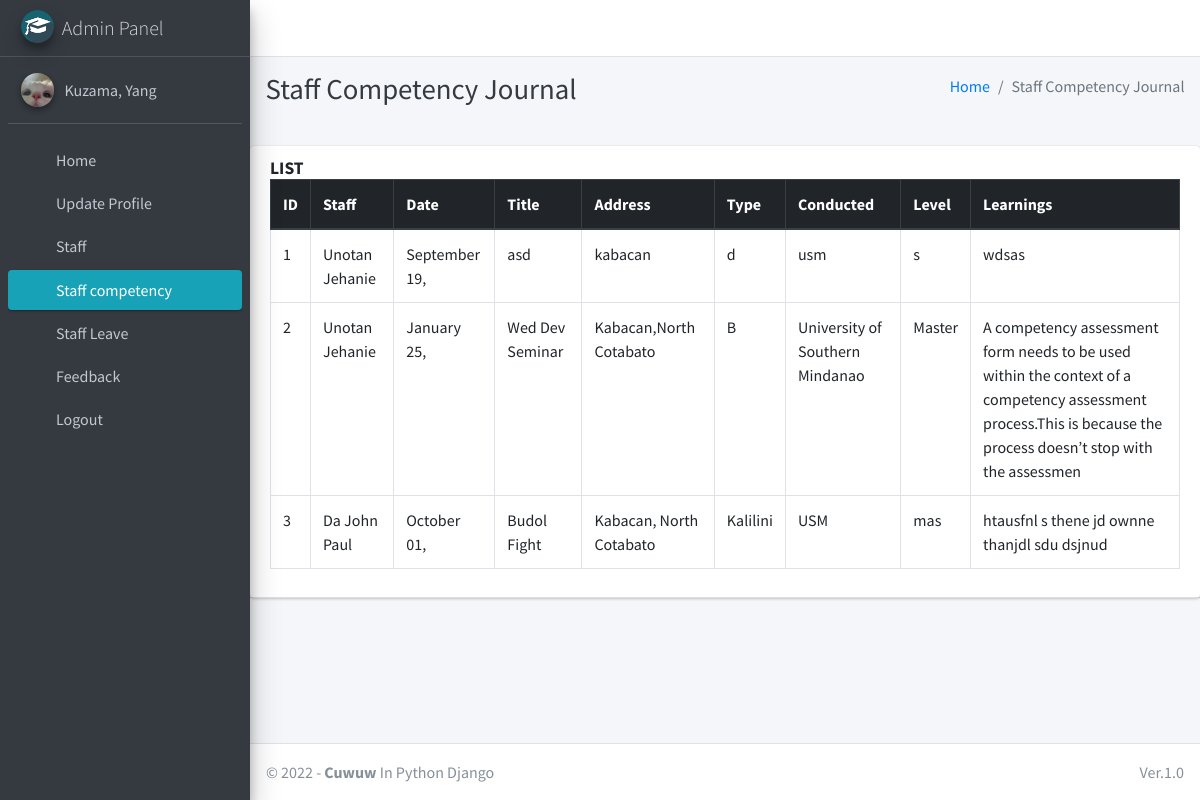
Screenshot of /staff/view/view_staff_competency_journal/ (signed in) with the database file from the repository.
### main/models.py (models this page shows)
class CustomUser(AbstractUser):
    USER_TYPE = ((1, "HOD"), (2, "Staff"))
    GENDER = [("M", "Male"), ("F", "Female")]
    username = None  # Removed username, using email instead
    email = models.EmailField(unique=True)
    user_type = models.CharField(default=1, choices=USER_TYPE, max_length=1)
    gender = models.CharField(max_length=1, choices=GENDER)
    profile_pic = models.ImageField()
    address = models.CharField(max_length=60)
    fcm_token = models.TextField(default="")  # For firebase notifications
    created_at = models.DateTimeField(auto_now_add=True)
    updated_at = models.DateTimeField(auto_now=True)
    USERNAME_FIELD = "email"
    REQUIRED_FIELDS = []
    objects = CustomUserManager()
    def __str__(self):
        return self.last_name + ", " + self.first_name

class CompetencyJournal(models.Model):
    staff = models.ForeignKey(Staff, on_delete=models.CASCADE)
    date = models.DateTimeField(max_length=60)
    dateend = models.CharField(max_length=60)
    title = models.CharField(max_length=60)
    address = models.CharField(max_length=200, null=True)
    type = models.CharField(max_length=200, null=True)
    conducted = models.CharField(max_length=200, null=True)
    level = models.CharField(max_length=200, null=True)
    learnings = models.TextField()
    status = models.SmallIntegerField(default=0)
    created_at = models.DateTimeField(auto_now_add=True)
    updated_at = models.DateTimeField(auto_now=True)

class Staff(models.Model):
    admin = models.OneToOneField(CustomUser, on_delete=models.CASCADE)
    def __str__(self):
        return self.admin.last_name + " " + self.admin.first_name

### main/hod_views.py (the view, shortened to what this page needs)
# urls.py: path("staff/view/view_staff_competency_journal/", hod_views.view_staff_competency_journal, name="view_staff_competency_journal"),
@csrf_exempt
def view_staff_competency_journal(request):
    if request.method != 'POST':
        competencyjournal = CompetencyJournal.objects.all()
        context = {
            'competencyjournal': competencyjournal,
            'page_title': 'Staff Competency Journal'
        }
        return render(request, "hod_template/staff_competency.html", context)

### main/templates/hod_template/staff_competency.html (shortened to what this page needs)
{% extends 'main/base.html' %}
{% load static %}
{% block page_title %}{{page_title}}{% endblock page_title %}
{% block content %}
<div class="card card-default">
    <div class="card-header"><h3 class="card-title"><b>LIST </b></h3>
   <div class="table">
       <table class="table table-bordered table-hover">
           <thead class="thead-dark">
               <tr>
                   <th>ID</th>
                   <th>Staff</th>
                   <th>Date </th>
                   <th>Title</th>
                   <th>Address</th>
                   <th>Type</th>
                   <th>Conducted</th>
                   <th>Level</th>
                   <th>Learnings</th>
               </tr>
           </thead>
       {% for journal in competencyjournal %}
           <tr>
               <td>{{forloop.counter}}</td>
               <td>{{journal.staff}}</td>
               <td>{{journal.date |date:"F d,"}}</td>
               <td>{{journal.title}}</td>
               <td>{{journal.address}}</td>
               <td>{{journal.type}}</td>
               <td>{{journal.conducted}}</td>
               <td>{{journal.level}}</td>
               <td>{{journal.learnings}}</td>
           </tr>
            {% endfor %}
        </table>
    </div>
    </div>
            </div>
        </div>
    </div>
{% endblock content %}

### main/templates/main/sidebar_template.html (shortened to what this page needs)
{% load static %}
<aside class="main-sidebar sidebar-dark-info elevation-4">
    {% if request.user.user_type == '1' %}
    <a href="{% url 'admin_home' %}" class="brand-link">
        <img src="{% static 'dist/img/cmsl.png' %} " alt="AdminLTE Logo"
            class="brand-image img-circle elevation-3" >
        <span class="brand-text font-weight-light">Admin Panel</span>
    </a>
    <div class="sidebar">
        <div class="user-panel mt-3 pb-3 mb-3 d-flex">
            <div class="image">
                <img src="{{ request.user.profile_pic}}" class="img-circle elevation-2" alt="User Image">
            </div>
            <div class="info">
                <a href="#" class="d-block">{{user}}</a>
            </div>
        </div>
        <nav class="mt-2">
            <ul class="nav nav-pills nav-sidebar flex-column" data-widget="treeview" role="menu" data-accordion="false">
                <li class="nav-item">
                    {% url 'admin_home' as admin_home %}
                    <a href="{{admin_home}}" class="nav-link {% if admin_home == request.path %} active {% endif %}">
                        <i class="nav-icon fas fa-home"></i>
                        <p>
                            Home
                        </p>
                    </a>
                </li>
                <li class="nav-item">
                    {% url 'admin_view_profile' as admin_view_profile %}
                    <a href="{{admin_view_profile}}"
                        class="nav-link {% if admin_view_profile == request.path %} active {% endif %}">
                        <i class="nav-icon fas fa-address-card"></i>
                        <p>
                            Update Profile
                        </p>
                    </a>
                </li>
 <li class="nav-item has-treeview">
                    <a href="#" class="nav-link">
                        <i class="nav-icon fas fa-book"></i>
                        <p>
                            Staff
                            <i class="fas fa-angle-left right"></i>
                        </p>
                    </a>
 <li class="nav-item">
                    {% url 'view_staff_competency_journal' as view_staff_competency_journal %}
                    <a href="{{view_staff_competency_journal}}"
                        class="nav-link {% if view_staff_competency_journal == request.path %} active {% endif %}">
                        <i class="nav-icon fas fa-address-card"></i>
                        <p>
                            Staff competency
                        </p>
                    </a>
                </li>
                <li class="nav-item">
                    {% url 'view_staff_leave' as view_staff_leave %}
                    <a href="{{view_staff_leave}}"
                        class="nav-link  {% if view_staff_leave == request.path %} active {% endif %}">
                        <i class="nav-icon fas fa-check-double"></i>
                        <p>
                            Staff Leave
                        </p>
                    </a>
                </li>
                  <li class="nav-item">
                                {% url 'staff_feedback_message' as staff_feedback_message %}
                                <a href="{{staff_feedback_message}}"
                                    class="nav-link {% if staff_feedback_message == request.path %} active {% endif %}">
                                    <i class="nav-icon fas fa-comment-alt"></i>
                                    <p>
                                        Feedback
                                    </p>
                                </a>
                            </li>
                                        {% endif %}
                                        <li class="nav-item">
                                            <a href="{% url 'user_logout' %}"
                                                onclick="return confirm('Your session would be terminated.\n\nProceed?')"
                                                class="nav-link">
                                                <i class="nav-icon fas fa-power-off"></i>
                                                <p>
                                                    Logout
                                                </p>
                                            </a>
                                        </li>
                                    </ul>
                                </nav>
                            </div>
</aside>

### rows the page displays
CustomUser: user.profile_pic (picture), last_name+first_name "Kuzama, Yang"
CompetencyJournal: staff "Unotan Jehanie", date "September 19,", title "asd", address "kabacan", type "d", conducted "usm", level "s", learnings "wdsas"
CompetencyJournal: staff "Unotan Jehanie", date "January 25,", title "Wed Dev Seminar", address "Kabacan,North Cotabato", type "B", conducted "University of Southern Mindanao", level "Master", learnings "A competency assessment form needs to be used within the context of a competency assessment process.This is because the process doesn’t stop with the assessmen"
CompetencyJournal: staff "Da John Paul", date "October 01,", title "Budol Fight", address "Kabacan, North Cotabato", type "Kalilini", conducted "USM", level "mas", learnings "htausfnl s thene jd ownne thanjdl sdu dsjnud"

### other values shown
{{ page_title }} "Staff Competency Journal"
